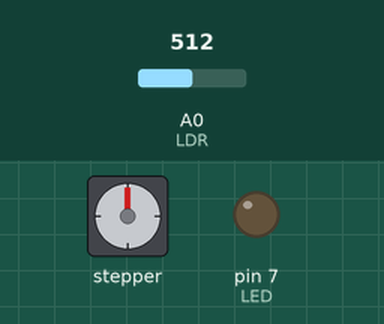
This sketch was run on a simulated Arduino Uno, built with avr-gcc and run on an emulated ATmega328P. Parts: stepper motor, output pins drawn as LEDs (lit = HIGH). The test bench sets the inputs (shaded band); at power-on: A0 (LDR) = 512. Stepper angles assume 2048 steps per turn; what the sketch prints to the serial monitor is not drawn.

Above: at 1.2 s.
1.3 s: A0 (LDR) set to 108
3.3 s: A0 (LDR) set to 93
At 4.0 s:
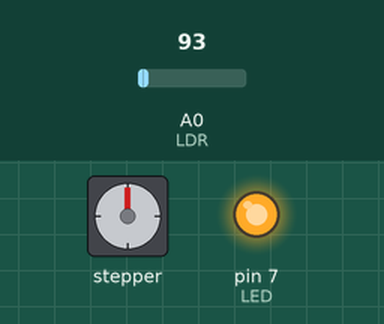
6.3 s: A0 (LDR) set to 110
At 9.22 s:
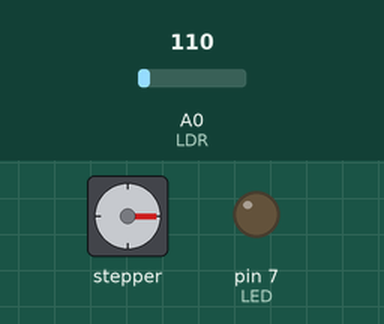
9.3 s: A0 (LDR) set to 90
At 10.0 s:
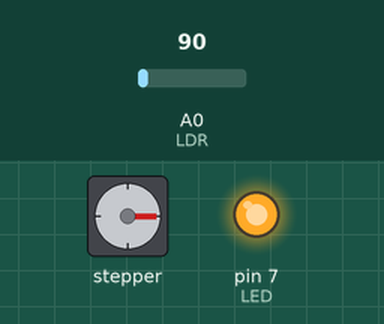
12.3 s: A0 (LDR) set to 122
At 16.0 s:
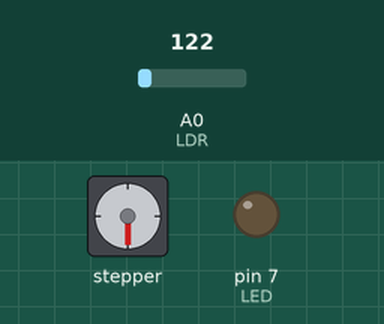
Timing chart, 0 to 16.3 s (numbered marks = the images above; inputs shaded):
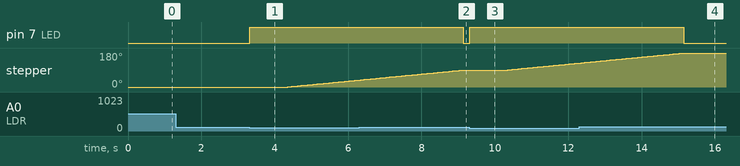

Measured:
- the behaviour switches between 101 and 100 on A0 (LDR) (found by bisection; images 0 and 1)
- after the input at 1.3 s, every drawn part: stays the same
- after the input at 3.3 s, pin 7 (LED): LOW → HIGH at once; stepper: keeps turning clockwise at about 19°/s, starting after 1.0 s
- after the input at 6.3 s, pin 7 (LED): HIGH → LOW after 2.8 s
- after the input at 9.3 s, pin 7 (LED): LOW → HIGH at once; stepper: keeps turning clockwise at about 19°/s, starting after 1.1 s
- after the input at 12.3 s, pin 7 (LED): HIGH → LOW after 2.8 s

The sketch:

8.-_Stepper.ino
```cpp
// Arduino stepper motor control code

#include <Stepper.h>

// Include the header file

// change this to the number of steps on your motor

#define STEPS 32

// create an instance of the stepper class using the steps and pins

Stepper stepper(STEPS, 8, 10, 9, 11);

int val = 0;

int LED = 7;

int LDR = A0;

void setup()

{

Serial.begin(9600);

stepper.setSpeed(200);

pinMode(LED, OUTPUT);

pinMode(LDR, INPUT);

}

void loop()

{

int LDRValue = analogRead(LDR);

Serial.print("sensor = ");

if (LDRValue <=100)

{

digitalWrite(LED, HIGH);

val = Serial.parseInt();

stepper.step(512);

Serial.println(val);

//for debugging

}

else

{

digitalWrite(LED, LOW);

}

}
```
